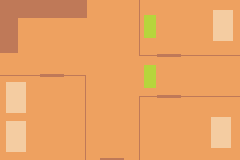

This game map was drawn from its Tiled (.tmx) file and the tilesets committed beside it. A one-line description and the trimmed map source follow:
An orthogonal 240x160 tile map with 1x1 px tiles, 1 tile layer (Tile Layer 1) and 14 objects.

<map version="1.5" tiledversion="1.7.2" orientation="orthogonal" renderorder="right-down" width="240" height="160" tilewidth="1" tileheight="1" infinite="0" nextlayerid="3" nextobjectid="19">
 <tileset firstgid="1" name="background_DEP" tilewidth="240" tileheight="160" tilecount="1" columns="1">
  <image source="background_DEP.png" width="240" height="160" />
 </tileset>
 <layer id="1" name="Tile Layer 1" width="240" height="160">
  <data>[38400 cells, 1 non-empty, 1 distinct tile ids]</data>
 </layer>
 <objectgroup id="2" name="Walls">
  <object id="2" x="181" y="55" width="59" height="1">
   <properties>
    <property name="collidable" type="bool" value="true" />
   </properties>
  </object>
  <object id="3" x="157" y="54" width="24" height="3">
   <properties>
    <property name="collidable" type="bool" value="true" />
   </properties>
  </object>
  <object id="4" x="139" y="55" width="18" height="1">
   <properties>
    <property name="collidable" type="bool" value="true" />
   </properties>
  </object>
  <object id="5" x="139" y="0" width="1" height="55">
   <properties>
    <property name="collidable" type="bool" value="true" />
   </properties>
  </object>
  <object id="6" x="18" y="0" width="69" height="18">
   <properties>
    <property name="collidable" type="bool" value="true" />
   </properties>
  </object>
  <object id="8" x="0" y="0" width="18" height="53">
   <properties>
    <property name="collidable" type="bool" value="true" />
   </properties>
  </object>
  <object id="9" x="0" y="75" width="40" height="1">
   <properties>
    <property name="collidable" type="bool" value="true" />
   </properties>
  </object>
  <object id="11" x="40" y="74" width="24" height="3">
   <properties>
    <property name="collidable" type="bool" value="true" />
   </properties>
  </object>
  <object id="13" x="64" y="75" width="22" height="1">
   <properties>
    <property name="collidable" type="bool" value="true" />
   </properties>
  </object>
  <object id="14" x="85" y="76" width="1" height="84">
   <properties>
    <property name="collidable" type="bool" value="true" />
   </properties>
  </object>
  <object id="15" x="139" y="96" width="1" height="64">
   <properties>
    <property name="collidable" type="bool" value="true" />
   </properties>
  </object>
  <object id="16" x="140" y="96" width="17" height="1">
   <properties>
    <property name="collidable" type="bool" value="true" />
   </properties>
  </object>
  <object id="17" x="157" y="95" width="24" height="3">
   <properties>
    <property name="collidable" type="bool" value="true" />
   </properties>
  </object>
  <object id="18" x="181" y="96" width="59" height="1">
   <properties>
    <property name="collidable" type="bool" value="true" />
   </properties>
  </object>
 </objectgroup>
</map>